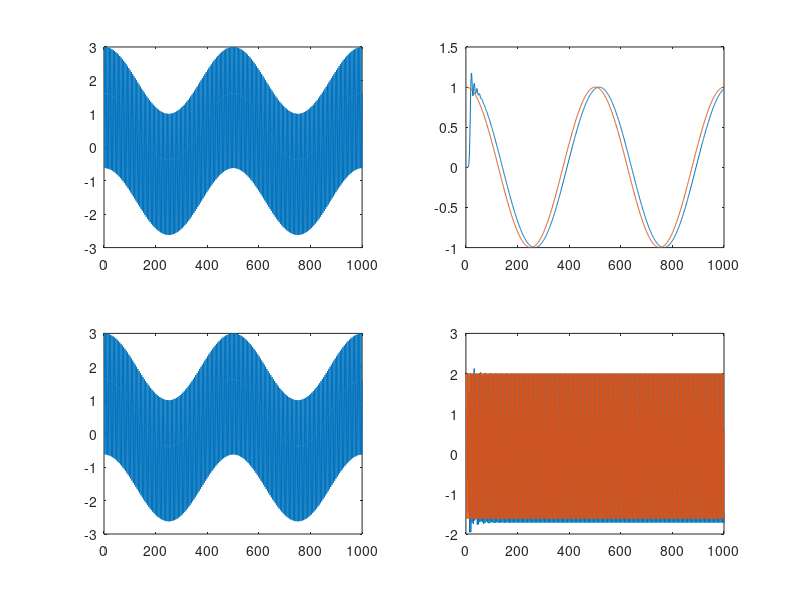

MATLAB code to generate this figure:
function y=myfil
n = 1:1000;
Ts = 0.002;fl=100;
x = cos(2*pi*(n-1)*Ts)+2*cos(2*pi*fl*(n-1)*Ts);
x1 = cos(2*pi*(n-1)*Ts);
x2 = 2*cos(2*pi*fl*(n-1)*Ts);

figure;
subplot(2, 2, 1);
plot(x);
[b, a] = butter(16, 0.2);
y =filter(b, a, x);

subplot(2, 2, 2);
plot (n, y, n, x1);

subplot(2, 2, 3);
plot(x);
[d, c] = butter(16, [0.25 0.9]);
y =filter(d, c, x);
subplot(2, 2, 4);
plot (n, y, n, x2);



